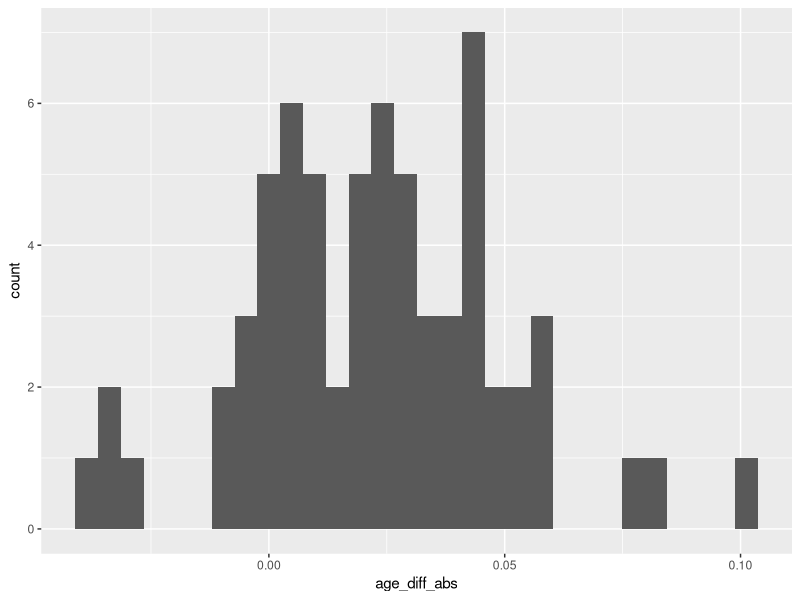

Here is the R script that generated this plot:
library(tidyverse)

data <- read.csv("./pavlaki_2012_fig1A_digitized_2022-07-14.csv")

# Add a new column with rounded age values 
# and the absolute difference between raw age and rounded value

data <- data %>% 
  mutate(age_rounded=round(as.numeric(age))) %>% 
  mutate(age_diff_abs=age - age_rounded)

summarise(data, 
          age_diff_abs_mean=mean(age_diff_abs), 
          age_diff_abs_range=range(age_diff_abs),
          age_diff_abs_sd=sd(age_diff_abs))


ggplot(data, aes(x=age_diff_abs)) + geom_histogram()
